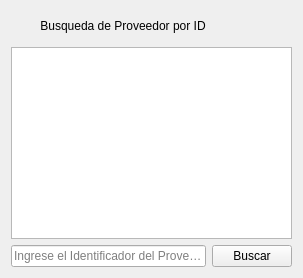
                <widget class="QWidget" name="BuscarProveedor">
                 <attribute name="title">
                  <string>Buscar proveedor</string>
                 </attribute>
                 <layout class="QGridLayout" name="gridLayout_13">
                  <item row="0" column="1" colspan="2">
                   <widget class="QLabel" name="label_26">
                    <property name="minimumSize">
                     <size>
                      <width>30</width>
                      <height>30</height>
                     </size>
                    </property>
                    <property name="maximumSize">
                     <size>
                      <width>1500</width>
                      <height>200</height>
                     </size>
                    </property>
                    <property name="styleSheet">
                     <string notr="true">font: 75 36pt &quot;MS Shell Dlg 2&quot;;</string>
                    </property>
                    <property name="lineWidth">
                     <number>-1</number>
                    </property>
                    <property name="text">
                     <string>Busqueda de Proveedor por ID</string>
                    </property>
                    <property name="alignment">
                     <set>Qt::AlignCenter</set>
                    </property>
                   </widget>
                  </item>
                  <item row="1" column="0" colspan="4">
                   <widget class="QTableWidget" name="tabla_Buscar_Proveedor"/>
                  </item>
                  <item row="0" column="3">
                   <spacer name="horizontalSpacer_23">
                    <property name="orientation">
                     <enum>Qt::Horizontal</enum>
                    </property>
                    <property name="sizeHint" stdset="0">
                     <size>
                      <width>72</width>
                      <height>20</height>
                     </size>
                    </property>
                   </spacer>
                  </item>
                  <item row="0" column="0">
                   <spacer name="horizontalSpacer_28">
                    <property name="orientation">
                     <enum>Qt::Horizontal</enum>
                    </property>
                    <property name="sizeHint" stdset="0">
                     <size>
                      <width>23</width>
                      <height>20</height>
                     </size>
                    </property>
                   </spacer>
                  </item>
                  <item row="2" column="3">
                   <widget class="QPushButton" name="pushButton_Buscar_Proveedor">
                    <property name="text">
                     <string>Buscar</string>
                    </property>
                   </widget>
                  </item>
                  <item row="2" column="0" colspan="3">
                   <widget class="QLineEdit" name="lineEdit_Buscar_Proveedor">
                    <property name="text">
                     <string/>
                    </property>
                    <property name="placeholderText">
                     <string>Ingrese el Identificador del Proveedor</string>
                    </property>
                   </widget>
                  </item>
                 </layout>
                </widget>
